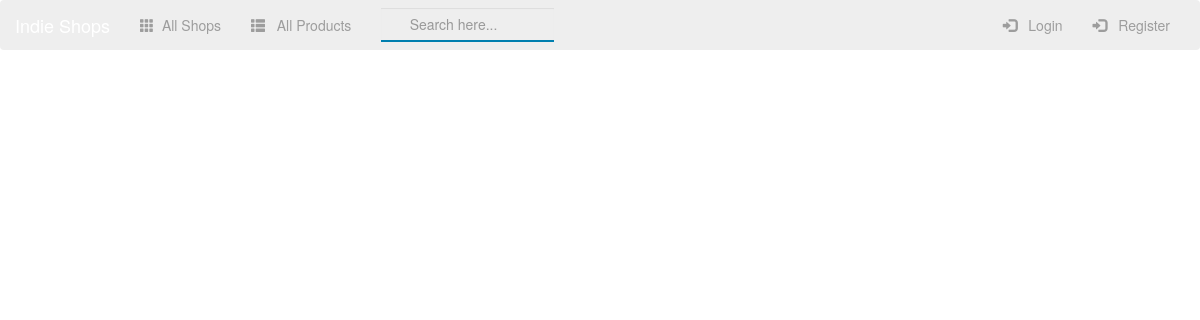
The app's page /shop/, older data.
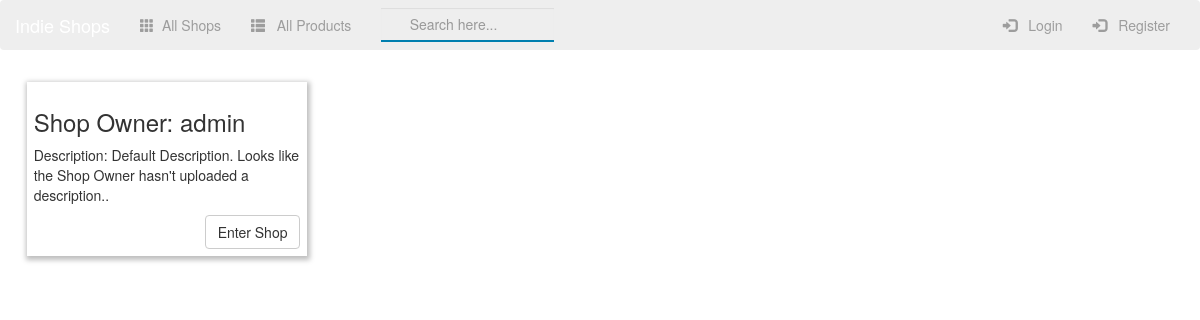
The same page, newer data.
### shop/models.py (models this page shows, shortened)
class Shop(models.Model):
    name = models.CharField(max_length=150)
    owner = models.OneToOneField(User, related_name="owner")
    description = models.TextField(max_length=5000, default="Default Description. Looks like the Shop Owner hasn't uploaded a description..")
    def create_shop(sender, **kwargs):
        user = kwargs["instance"]
        if kwargs["created"]:
            up = Shop(owner=user)
            up.save()
    post_save.connect(create_shop, sender=User)

### shop/views.py (the view)
class IndexView(ListView):
    template_name = 'shop/index.html'
    context_object_name = 'shop_list'
    def get_queryset(self):
        return Shop.objects.all()

### shop/templates/shop/index.html (shortened to what this page needs)
{% extends 'shop/base.html' %}
{% block main-content %}
    {% for shop in shop_list %}
            <div class="card-container">
                <div class="caption">
                    <h3>Shop Owner: {{ shop.owner }}</h3>
                    <p>Description: {{ shop.description }}</p>
                </div>
                <a href="{% url 'shop:detail' shop.id %}"><button type="button" class="btn btn-default pull-right">Enter Shop</button></a>
            </div>
    {% endfor %}
{% endblock %}

Row changes from the older to the newer data that the page shows:
added Shop: owner "admin", description "Default Description. Looks like the Shop Owner hasn't uploaded a description.."
